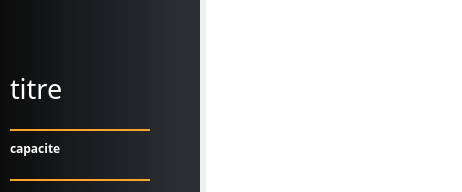
        <widget class="QWidget" name="EventWidget">
         <attribute name="title">
          <string>Evenements</string>
         </attribute>
         <layout class="QHBoxLayout" name="horizontalLayout_3">
          <property name="leftMargin">
           <number>0</number>
          </property>
          <property name="topMargin">
           <number>0</number>
          </property>
          <property name="rightMargin">
           <number>0</number>
          </property>
          <property name="bottomMargin">
           <number>0</number>
          </property>
          <item>
           <widget class="QGroupBox" name="groupBox_5">
            <property name="minimumSize">
             <size>
              <width>200</width>
              <height>0</height>
             </size>
            </property>
            <property name="maximumSize">
             <size>
              <width>200</width>
              <height>16777215</height>
             </size>
            </property>
            <property name="styleSheet">
             <string notr="true">border: 0px;
background-color: qlineargradient(spread:pad, x1:1, y1:0, x2:0, y2:0, stop:0.109453 rgba(42, 46, 50, 255), stop:1 rgb(12, 12, 12))</string>
            </property>
            <property name="title">
             <string/>
            </property>
            <widget class="QLabel" name="EventIdTitle">
             <property name="geometry">
              <rect>
               <x>10</x>
               <y>70</y>
               <width>71</width>
               <height>37</height>
              </rect>
             </property>
             <property name="font">
              <font>
               <family>Yu Gothic UI Semilight</family>
               <pointsize>20</pointsize>
              </font>
             </property>
             <property name="styleSheet">
              <string notr="true">color: rgb(255, 255, 255);
background-color: rgba(255, 255, 255, 0);
border: 0px;</string>
             </property>
             <property name="text">
              <string>titre</string>
             </property>
            </widget>
            <widget class="QLineEdit" name="SearchEventByTitre">
             <property name="geometry">
              <rect>
               <x>10</x>
               <y>110</y>
               <width>140</width>
               <height>21</height>
              </rect>
             </property>
             <property name="font">
              <font>
               <family>Arial Black</family>
               <pointsize>9</pointsize>
               <weight>75</weight>
               <bold>true</bold>
              </font>
             </property>
             <property name="styleSheet">
              <string notr="true">border: 0px solid rgb(249, 167, 43);
border-bottom-width: 2px;
border-radius: px;
background-color: rgba(255, 255, 255, 0);
color: rgb(255, 255, 255);</string>
             </property>
             <property name="text">
              <string/>
             </property>
             <property name="placeholderText">
              <string/>
             </property>
            </widget>
            <widget class="QLabel" name="EventCapaciteTitle_3">
             <property name="geometry">
              <rect>
               <x>10</x>
               <y>140</y>
               <width>61</width>
               <height>17</height>
              </rect>
             </property>
             <property name="font">
              <font>
               <family>Arial Black</family>
               <pointsize>9</pointsize>
               <weight>75</weight>
               <bold>true</bold>
              </font>
             </property>
             <property name="styleSheet">
              <string notr="true">color: rgb(255, 255, 255);
background-color: rgba(255, 255, 255, 0);
border: 0px;</string>
             </property>
             <property name="text">
              <string>capacite</string>
             </property>
            </widget>
            <widget class="QLineEdit" name="SearchEventByCapacite">
             <property name="geometry">
              <rect>
               <x>10</x>
               <y>160</y>
               <width>140</width>
               <height>21</height>
              </rect>
             </property>
             <property name="font">
              <font>
               <family>Arial Black</family>
               <pointsize>9</pointsize>
               <weight>75</weight>
               <bold>true</bold>
              </font>
             </property>
             <property name="styleSheet">
              <string notr="true">border: 0px solid rgb(249, 167, 43);
border-bottom-width: 2px;
border-radius: px;
background-color: rgba(255, 255, 255, 0);
color: rgb(255, 255, 255);</string>
             </property>
             <property name="text">
              <string/>
             </property>
             <property name="placeholderText">
              <string/>
             </property>
            </widget>
            <widget class="QLabel" name="EventDescriptionTitle_3">
             <property name="geometry">
              <rect>
               <x>10</x>
               <y>190</y>
               <width>81</width>
               <height>21</height>
              </rect>
             </property>
             <property name="font">
              <font>
               <family>Arial Black</family>
               <pointsize>9</pointsize>
               <weight>75</weight>
               <bold>true</bold>
              </font>
             </property>
             <property name="styleSheet">
              <string notr="true">color: rgb(255, 255, 255);
background-color: rgba(255, 255, 255, 0);
border: 0px;</string>
             </property>
             <property name="text">
              <string>description</string>
             </property>
            </widget>
            <widget class="QLineEdit" name="SearchEventByDescription">
             <property name="geometry">
              <rect>
               <x>10</x>
               <y>210</y>
               <width>140</width>
               <height>21</height>
              </rect>
             </property>
             <property name="font">
              <font>
               <family>Arial Black</family>
               <pointsize>9</pointsize>
               <weight>75</weight>
               <bold>true</bold>
              </font>
             </property>
             <property name="styleSheet">
              <string notr="true">border: 0px solid rgb(249, 167, 43);
border-bottom-width: 2px;
border-radius: px;
background-color: rgba(255, 255, 255, 0);
color: rgb(255, 255, 255);</string>
             </property>
             <property name="text">
              <string/>
             </property>
             <property name="placeholderText">
              <string/>
             </property>
            </widget>
            <widget class="QLabel" name="EventPrixTitle_3">
             <property name="geometry">
              <rect>
               <x>10</x>
               <y>240</y>
               <width>51</width>
               <height>17</height>
              </rect>
             </property>
             <property name="font">
              <font>
               <family>Arial Black</family>
               <pointsize>9</pointsize>
               <weight>75</weight>
               <bold>true</bold>
              </font>
             </property>
             <property name="styleSheet">
              <string notr="true">color: rgb(255, 255, 255);
background-color: rgba(255, 255, 255, 0);
border: 0px;</string>
             </property>
             <property name="text">
              <string>prix</string>
             </property>
            </widget>
            <widget class="QLineEdit" name="SearchEventByPrix">
             <property name="geometry">
              <rect>
               <x>10</x>
               <y>260</y>
               <width>140</width>
               <height>21</height>
              </rect>
             </property>
             <property name="font">
              <font>
               <family>Arial Black</family>
               <pointsize>9</pointsize>
               <weight>75</weight>
               <bold>true</bold>
              </font>
             </property>
             <property name="styleSheet">
              <string notr="true">border: 0px solid rgb(249, 167, 43);
border-bottom-width: 2px;
border-radius: px;
background-color: rgba(255, 255, 255, 0);
color: rgb(255, 255, 255);</string>
             </property>
             <property name="text">
              <string/>
             </property>
             <property name="placeholderText">
              <string/>
             </property>
            </widget>
            <widget class="QPushButton" name="SearchEventButton">
             <property name="geometry">
              <rect>
               <x>10</x>
               <y>340</y>
               <width>181</width>
               <height>21</height>
              </rect>
             </property>
             <property name="styleSheet">
              <string notr="true">QPushButton
{
	background-color:rgb(50, 53, 57);
	border-style:solid;
	border-radius:7px;
	border-width:1px;
border-color: rgb(50, 53, 57);
	color:#ffffff;
	font-size:16px;
font-family:Calibri;
}

QPushButton:hover
{
	background-color: #00000000;
	border-color: rgb(30, 227, 0);
	/*color:rgb(30, 227, 0);*/
}

QPushButton:focus
{
	background-color:  rgb(30, 227, 0);
	border-color: rgba(30, 227, 0,0);
	color:rgb(255, 255, 255);
}
</string>
             </property>
             <property name="text">
              <string>Recherche</string>
             </property>
            </widget>
            <widget class="QPushButton" name="EventUpdateButton">
             <property name="geometry">
              <rect>
               <x>20</x>
               <y>370</y>
               <width>161</width>
               <height>21</height>
              </rect>
             </property>
             <property name="styleSheet">
              <string notr="true">QPushButton
{
	background-color:rgb(50, 53, 57);
	border-style:solid;
	border-radius:7px;
	border-width:1px;
border-color: rgb(50, 53, 57);
	color:#ffffff;
	font-size:16px;
font-family:Calibri;
}

QPushButton:hover
{
	background-color: #00000000;
	border-color: rgb(30, 227, 0);
	/*color:rgb(30, 227, 0);*/
}

QPushButton:focus
{
	background-color:  rgb(30, 227, 0);
	border-color: rgba(30, 227, 0,0);
	color:rgb(255, 255, 255);
}
</string>
             </property>
             <property name="text">
              <string>Update</string>
             </property>
            </widget>
            <widget class="QPushButton" name="EventDeleteButton">
             <property name="geometry">
              <rect>
               <x>20</x>
               <y>400</y>
               <width>161</width>
               <height>21</height>
              </rect>
             </property>
             <property name="styleSheet">
              <string notr="true">QPushButton
{
	background-color:rgb(50, 53, 57);
	border-style:solid;
	border-radius:7px;
	border-width:1px;
border-color: rgb(50, 53, 57);
	color:#ffffff;
	font-size:16px;
font-family:Calibri;
}

QPushButton:hover
{
	background-color: #00000000;
	border-color:red;
	/*color:rgb(30, 227, 0);*/
}

QPushButton:focus
{
	background-color:  red;
	border-color: red;
	color:rgb(255, 255, 255);
}
</string>
             </property>
             <property name="text">
              <string>Delete</string>
             </property>
            </widget>
           </widget>
          </item>
          <item>
           <widget class="QScrollArea" name="MoviesScrollArea">
            <property name="layoutDirection">
             <enum>Qt::RightToLeft</enum>
            </property>
            <property name="styleSheet">
             <string notr="true">border: 0px;</string>
            </property>
            <property name="widgetResizable">
             <bool>true</bool>
            </property>
            <widget class="QWidget" name="MoviesArea">
             <property name="geometry">
              <rect>
               <x>-39</x>
               <y>0</y>
               <width>69</width>
               <height>69</height>
              </rect>
             </property>
             <layout class="QHBoxLayout" name="horizontalLayout_4">
              <property name="spacing">
               <number>10</number>
              </property>
              <property name="leftMargin">
               <number>0</number>
              </property>
              <property name="topMargin">
               <number>0</number>
              </property>
              <property name="rightMargin">
               <number>0</number>
              </property>
              <property name="bottomMargin">
               <number>0</number>
              </property>
              <item>
               <widget class="QTableView" name="EventTableView">
                <property name="styleSheet">
                 <string notr="true">color:rgb(255, 186, 74);</string>
                </property>
                <property name="selectionBehavior">
                 <enum>QAbstractItemView::SelectRows</enum>
                </property>
               </widget>
              </item>
             </layout>
            </widget>
           </widget>
          </item>
         </layout>
        </widget>
